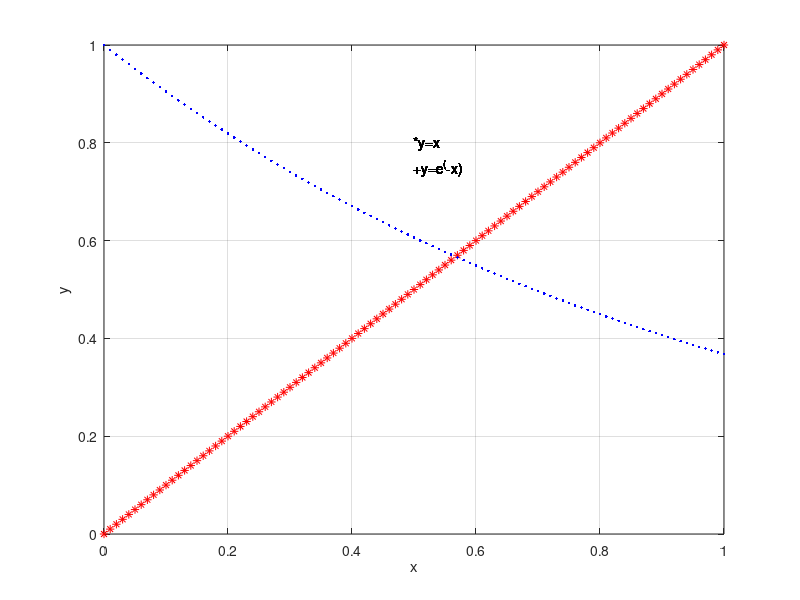

The MATLAB script that drew this image:
% f(x)=e^(-x)-x // x=e^(-x)
% Denkleminin köklerini Fixed Point yöntemi ile çözen programı yazınız. 
%x1 =0, tol=0.01 bitirme koşulu olarak abs(x2-x1) <tol ifadesini kullanınız. 
clear all; close all;clc;
x1=0; tol=0.01;
for x1=0:0.01:1
    y=x1;
    yy=exp(1)^(-x1);
    plot(x1,y,'r*',x1,yy,'b.');
    hold on; grid on;
    xlabel('x');
    ylabel('y');
    text(0.5,0.8,'*y=x');
    text(0.5,0.75,'+y=e^(-x)');
end
x1=0;
fprintf('Iter     x1     x2     Ea      ear  \n')
for i=1:50
    x2=exp(1)^(-x1);
    Ea=abs(x2-x1);
    ear=Ea/abs(x2);
    fprintf('%4.1f %7.4f %7.4f %7.4f %7.4f \n',i,x1,x2,Ea,ear);
    if abs(x2-x1)<tol
        break;
    else
        x1=x2;
    end
end
disp('Denklemin Kökü');
disp([x2]);